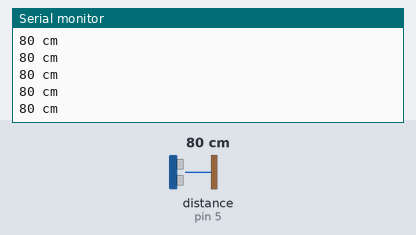
A sketch run on a simulated Arduino Uno, built with avr-gcc and run on an emulated ATmega328P. On the bench: the last lines printed to the serial monitor. Wiring (inferred from the names in the program): ultrasonic range finder: trigger pin 4; echo pin 5. The inputs (shaded band) are chosen by the test bench; at power-on: distance to the obstacle (sensor on pin 5) 80 cm. The echo pulse lasts 58.3 µs per cm.

Above: at 1.2 s.
1.3 s: distance to the obstacle (sensor on pin 5) set to 23 cm
At 1.34 s:
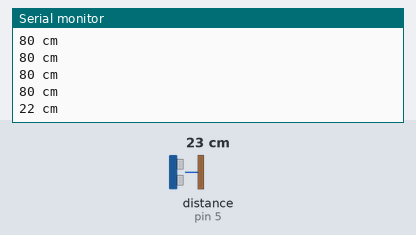
2.8 s: distance to the obstacle (sensor on pin 5) set to 19 cm
At 2.85 s:
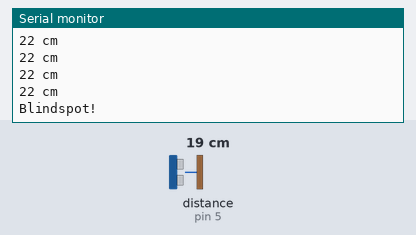

The sketch:

AJ-SR04M_test.ino
```cpp
/*
#define trigPin 4
#define echoPin 5

float duration, distance;

void setup() {
  Serial.begin (115200);
  pinMode(trigPin, OUTPUT);
  pinMode(echoPin, INPUT);
}

void loop() {

  // Write a pulse to the HC-SR04 Trigger Pin

  digitalWrite(trigPin, LOW);
  delayMicroseconds(2);
  digitalWrite(trigPin, HIGH);
  delayMicroseconds(10);
  digitalWrite(trigPin, LOW);

  // Measure the response from the HC-SR04 Echo Pin

  duration = pulseIn(echoPin, HIGH);

  // Determine distance from duration
  // Use 343 metres per second as speed of sound

  distance = (duration / 2) * 0.0343;

  // Send results to Serial Monitor

  Serial.print("Distance = ");
  if (distance >= 800 || distance <= 20) {
     Serial.println("Out of range");
  }
  else {
    Serial.print(distance);
    Serial.println(" cm");
  }
}
*/
#define ECHOPIN 5// Pin to receive echo pulse
#define TRIGPIN 4// Pin to send trigger pulse
void setup(){
  Serial.begin(115200);
  pinMode(ECHOPIN, INPUT);
  pinMode(TRIGPIN, OUTPUT);
  digitalWrite(ECHOPIN, HIGH);
}
void loop(){
  digitalWrite(TRIGPIN, LOW); // Set the trigger pin to low for 2uS
  delayMicroseconds(2);
  digitalWrite(TRIGPIN, HIGH); // Send a 10uS high to trigger ranging
  delayMicroseconds(10);
  digitalWrite(TRIGPIN, LOW); // Send pin low again
  int distance = pulseIn(ECHOPIN, HIGH,26000); // Read in times pulse
  distance= distance/58;
  if(distance<20 || distance>800)
  Serial.println("Blindspot!");
  else{
  Serial.print(distance);
  Serial.println(" cm");
  }
  delay(50);//cycle period should be no less than 50ms
}
```

Measured:
- the behaviour switches between 21 and 20 cm on distance to the obstacle (sensor on pin 5) (found by bisection; images 1 and 2)
- after the input at 1.3 s, the serial monitor: prints a new line at once (image 1)
- after the input at 2.8 s, the serial monitor: prints a new line at once (image 2)
